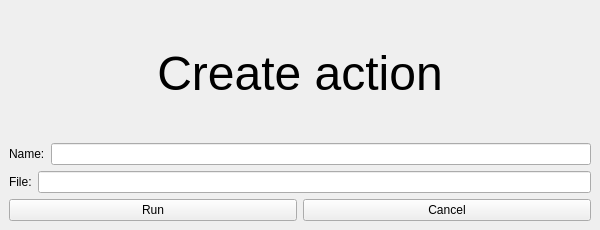
<?xml version="1.0" encoding="UTF-8"?>
<ui version="4.0">
 <class>MainWindow</class>
 <widget class="QMainWindow" name="MainWindow">
  <property name="geometry">
   <rect>
    <x>0</x>
    <y>0</y>
    <width>600</width>
    <height>230</height>
   </rect>
  </property>
  <property name="minimumSize">
   <size>
    <width>600</width>
    <height>0</height>
   </size>
  </property>
  <property name="maximumSize">
   <size>
    <width>600</width>
    <height>16777215</height>
   </size>
  </property>
  <property name="windowTitle">
   <string>MainWindow</string>
  </property>
  <widget class="QWidget" name="centralwidget">
   <layout class="QVBoxLayout" name="verticalLayout">
    <item>
     <widget class="QLabel" name="label">
      <property name="font">
       <font>
        <pointsize>36</pointsize>
       </font>
      </property>
      <property name="text">
       <string>Create action</string>
      </property>
      <property name="alignment">
       <set>Qt::AlignCenter</set>
      </property>
     </widget>
    </item>
    <item>
     <layout class="QHBoxLayout" name="horizontalLayout">
      <item>
       <widget class="QLabel" name="label_2">
        <property name="text">
         <string>Name:</string>
        </property>
       </widget>
      </item>
      <item>
       <widget class="QLineEdit" name="lineEdit"/>
      </item>
     </layout>
    </item>
    <item>
     <layout class="QHBoxLayout" name="horizontalLayout_2">
      <item>
       <widget class="QLabel" name="label_3">
        <property name="text">
         <string>File:</string>
        </property>
       </widget>
      </item>
      <item>
       <widget class="QLineEdit" name="lineEdit_2"/>
      </item>
     </layout>
    </item>
    <item>
     <layout class="QHBoxLayout" name="horizontalLayout_3">
      <item>
       <widget class="QPushButton" name="pushButton">
        <property name="text">
         <string>Run</string>
        </property>
       </widget>
      </item>
      <item>
       <widget class="QPushButton" name="pushButton_2">
        <property name="text">
         <string>Cancel</string>
        </property>
       </widget>
      </item>
     </layout>
    </item>
   </layout>
  </widget>
 </widget>
 <resources/>
 <connections/>
</ui>
